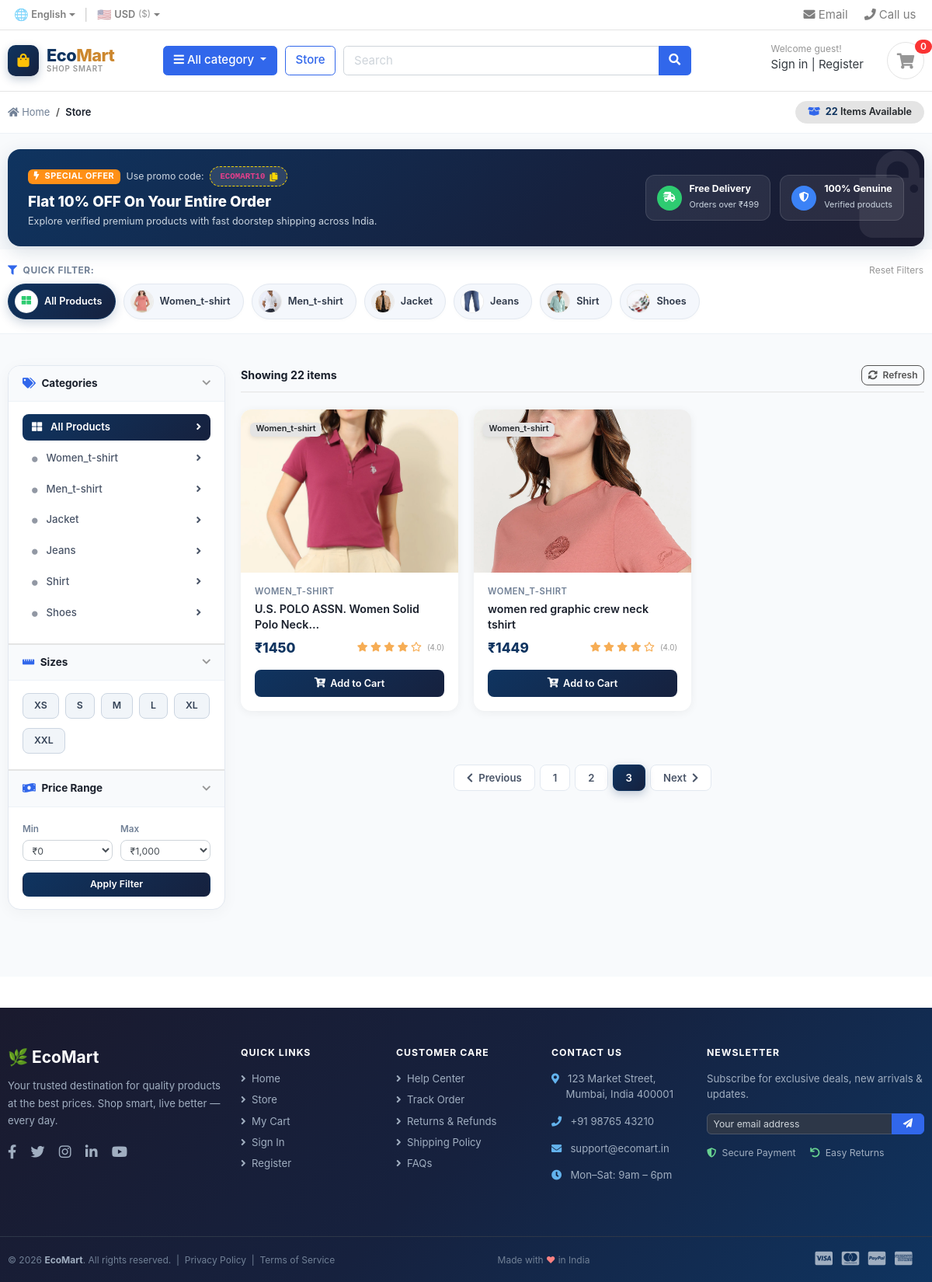
/store/?page=3, run on an earlier commit of the app's database.
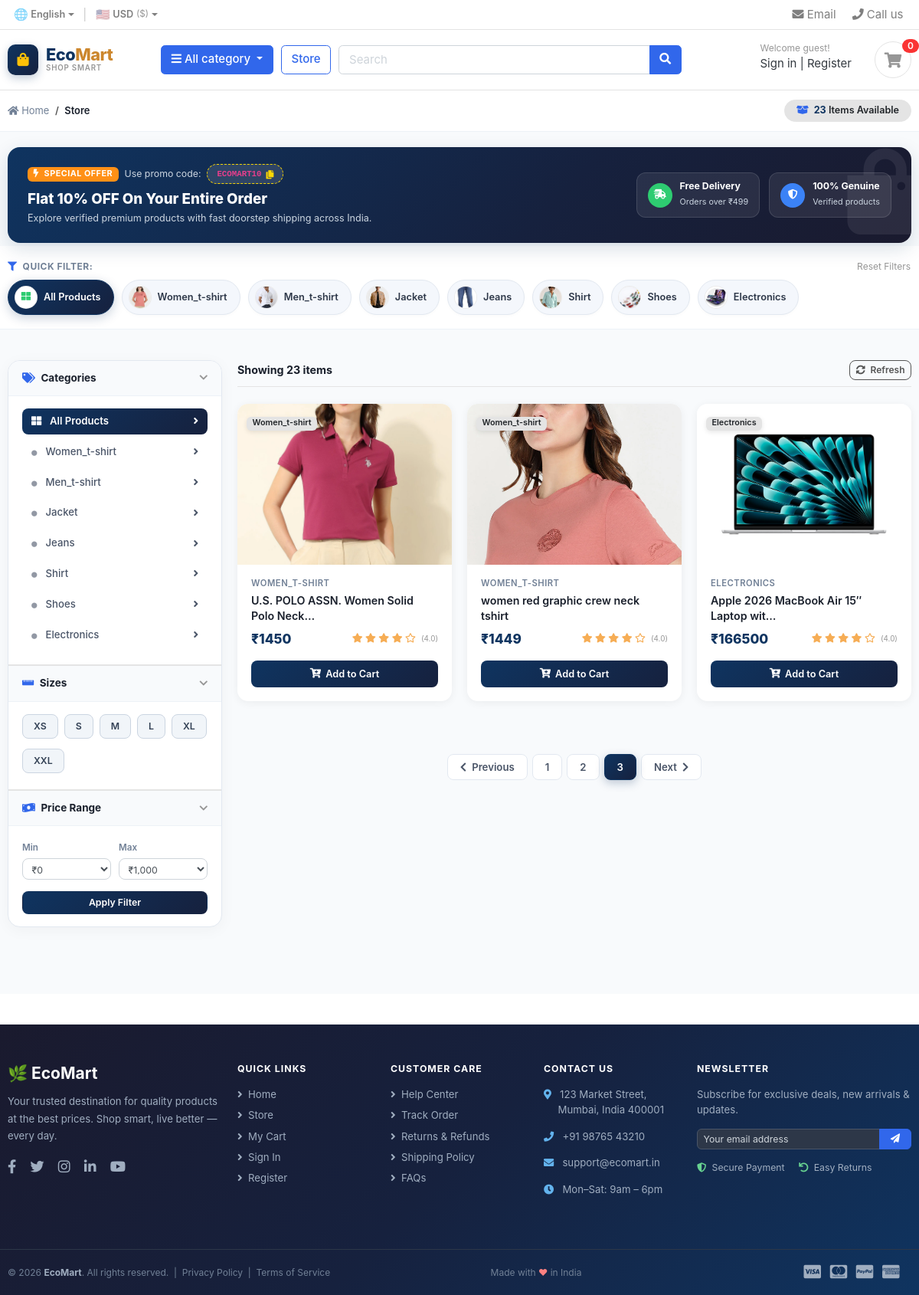
And on a later commit of the database.
### apps/category/models.py (models this page shows, shortened)
class Category(models.Model):
    category_name = models.CharField(max_length=50, unique=True)
    slug = models.SlugField(max_length=100, unique=True)
    description = models.TextField(blank=True)
    cat_image = models.ImageField(upload_to="photos/categories", blank=True)
    created_date = models.DateTimeField(auto_now_add=True, blank=True, null=True)
    modified_date = models.DateTimeField(auto_now=True, blank=True, null=True)
    class Meta:
        verbose_name = "Category"
        verbose_name_plural = "Categories"
    def get_url(self):
        return reverse("products_by_category", args=[self.slug])

### apps/store/models.py (models this page shows, shortened)
class Product(models.Model):
    product_name = models.CharField(max_length=200, unique=True)
    slug = models.SlugField(max_length=200, unique=True)
    description = models.TextField(blank=True)
    price = models.IntegerField()
    images = models.ImageField(upload_to='photos/products')
    stock = models.IntegerField()
    is_available = models.BooleanField(default=True)
    category = models.ForeignKey(
        to=Category,
        on_delete=models.CASCADE,
        related_name="products"
    )
    created_date = models.DateTimeField(auto_now_add=True)
    modified_date = models.DateTimeField(auto_now=True, blank=True, null=True)
    def get_url(self):
        return reverse("product_detail", args=[self.category.slug, self.slug])

### apps/store/views.py (the view)
# urls.py: path("store/", include("apps.store.urls")),
def store(request, category_slug=None):
    products = None
    if category_slug:
        categories = get_object_or_404(Category, slug=category_slug)
        products = Product.objects.filter(category=categories, is_available=True)
        paginator = Paginator(products, 10)
        page = request.GET.get("page")
        paged_products = paginator.get_page(page)
    else:
        products = Product.objects.filter(is_available=True).order_by("id")
        paginator = Paginator(products, 10)
        page = request.GET.get("page")
        paged_products = paginator.get_page(page)
        print("paged_products: ", paged_products)
    context = {
        "products": paged_products
    }
    return render(request, "store/store.html", context)

### apps/carts/context_processor.py (called while the page is built)
def counter(request):
    cart_count = 0
    if 'admin' in request.path:
        return {}
    else:
        try:
            cart = Cart.objects.filter(cart_id=_cart_id(request))   # it will return
            cart_items = CartItem.objects.all().filter(cart=cart[:1])
            for cart_item in cart_items:
                cart_count += cart_item.quantity
        except Cart.DoesNotExist:
            cart_items = 0
    return dict(cart_count=cart_count, cart_items=cart_items)

### apps/carts/views.py (called while the page is built)
def _cart_id(request):
    cart = request.session.session_key
    if not cart:
        cart = request.session.create()
    return cart

### apps/category/context_processor.py (called while the page is built)
def menu_links(request):
    links = Category.objects.all()
    return dict(links=links)

### templates/store/store.html (shortened to what the changed rows need)
{% extends "base.html" %}
{% load static %}
{% block content %}
<section style="background: #ffffff; border-bottom: 1px solid #edf2f7; padding: 12px 0;">
    <div class="container">
        <div class="d-flex flex-wrap justify-content-between align-items-center" style="gap: 10px;">
            <div class="d-flex align-items-center" style="gap: 8px;">
                <span class="badge badge-light border px-3 py-2 text-dark" style="font-size: 0.84rem; border-radius: 20px;">
                    <i class="fa fa-box-open mr-1 text-primary"></i> <strong style="color: #0f3460;">{{ products.paginator.count|default:"0" }}</strong> Items Available
                </span>
            </div>
        </div>
    </div>
</section>
<section class="store-cat-strip">
    <div class="container">
        <div class="store-cat-wrapper">
            {% for category in links %}
            <a href="{{ category.get_url }}" class="store-cat-pill {% if category.slug in request.path %}active{% endif %}">
                <span class="pill-img">
                    {% if category.cat_image %}
                    <img src="{{ category.cat_image.url }}" alt="{{ category.category_name }}">
                    {% else %}
                    <i class="fa fa-tag"></i>
                    {% endif %}
                </span>
                <span>{{ category.category_name|capfirst }}</span>
            </a>
            {% endfor %}
        </div>
    </div>
</section>
<section class="section-content padding-y" style="background: #f8fafc; min-height: 600px;">
    <div class="container">
        <div class="row">
            <aside class="col-lg-3 col-md-4 mb-4">
                <div class="filter-card">
                    <article class="filter-group">
                        <div class="filter-content collapse show" id="collapse_categories">
                            <div class="filter-group-body">
                                <ul class="category-sidebar-list">
                                    {% for category in links %}
                                    <li>
                                        <a href="{{ category.get_url }}" class="{% if category.slug in request.path %}active{% endif %}">
                                            <span><i class="fa fa-circle mr-2" style="font-size:0.5rem; opacity:0.6;"></i> {{ category.category_name|capfirst }}</span>
                                            <i class="fa fa-angle-right"></i>
                                        </a>
                                    </li>
                                    {% endfor %}
                                </ul>
                            </div>
                        </div>
                    </article>
                </div>
            </aside>
            <main class="col-lg-9 col-md-8">
                <div class="d-flex justify-content-between align-items-center mb-4 pb-2 border-bottom">
                    <div>
                        <span style="font-size: 0.95rem; font-weight: 700; color: #1a202c;">
                            Showing {{ products.paginator.count|default:"0" }} items
                        </span>
                    </div>
                </div>
                <div class="row">
                    {% if products %}
                    {% for product in products %}
                    <div class="col-xl-4 col-lg-4 col-md-6 col-sm-6 mb-4 anim-fadeup">
                        <div class="store-product-card">
                            <div class="img-wrap">
                                <a href="{{ product.get_url }}" class="d-block h-100">
                                    <img src="{{ product.images.url }}" alt="{{ product.product_name }}">
                                </a>
                                <div class="badge-overlay">
                                    {% if not product.stock %}
                                    <span class="badge badge-danger px-2 py-1" style="border-radius: 6px; font-size: 0.72rem; font-weight: 700;">
                                        Out of stock
                                    </span>
                                    {% else %}
                                    <span class="badge badge-light px-2 py-1 text-dark" style="border-radius: 6px; font-size: 0.72rem; font-weight: 600; box-shadow: 0 2px 6px rgba(0,0,0,0.1);">
                                        {{ product.category.category_name|capfirst }}
                                    </span>
                                    {% endif %}
                                </div>
                            </div>
                            <div class="info-wrap">
                                <span class="cat-label">{{ product.category.category_name }}</span>
                                <a href="{{ product.get_url }}" class="title" title="{{ product.product_name }}">
                                    {{ product.product_name|truncatechars:38 }}
                                </a>
                                <div class="d-flex justify-content-between align-items-center mb-3 mt-auto">
                                    <div>
                                        <span class="price">&#8377;{{ product.price }}</span>
                                    </div>
                                    <div class="stars">
                                        <i class="fa fa-star"></i>
                                        <i class="fa fa-star"></i>
                                        <i class="fa fa-star"></i>
                                        <i class="fa fa-star"></i>
                                        <i class="far fa-star"></i>
                                        <small class="text-muted ml-1">(4.0)</small>
                                    </div>
                                </div>
                                {% if product.stock %}
                                <a href="{% url 'add_cart' product.id %}" class="btn btn-cart btn-block">
                                    <i class="fa fa-cart-plus"></i> Add to Cart
                                </a>
                                {% else %}
                                <a href="{{ product.get_url }}" class="btn btn-outline-secondary btn-block" style="border-radius: 8px; font-size: 0.85rem; font-weight: 600;">
                                    View Details
                                </a>
                                {% endif %}
                            </div>
                        </div>
                    </div>
                    {% endfor %}
                    {% endif %}
                </div>
                {% if products.has_other_pages %}
                <nav class="mt-4 mb-5" aria-label="Page navigation">
                    <ul class="pagination store-pagination justify-content-center">
                        {% for i in products.paginator.page_range %}
                        {% if products.number == i %}
                        <li class="page-item active" aria-current="page">
                            <span class="page-link">{{ i }}</span>
                        </li>
                        {% else %}
                        <li class="page-item">
                            <a class="page-link" href="?page={{ i }}">{{ i }}</a>
                        </li>
                        {% endif %}
                        {% endfor %}
                    </ul>
                </nav>
                {% endif %}
            </main>
        </div>
    </div>
</section>
{% endblock %}

What changed in the data, as far as the page shows it:
added Category: cat_image (picture), category_name "Electronics"
added Product: images (picture), category.category_name "Electronics", category.category_name "ELECTRONICS", product_name "Apple 2026 MacBook Air 15″ Laptop wit…", price "166500", stock 13 (drawn)
Also different on the page:
{{ products.paginator.count|default:"0" }}: "22" → "23"
